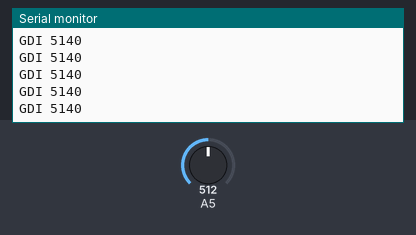
Simulated run of this sketch. Board: Arduino Uno, built with avr-gcc and run on an emulated ATmega328P. Parts: the last lines printed to the serial monitor. The inputs (shaded band) are chosen by the test bench; at power-on: A5 = 512.

Above: at 4.2 s.
4.3 s: A5 set to 8
At 5.1 s:
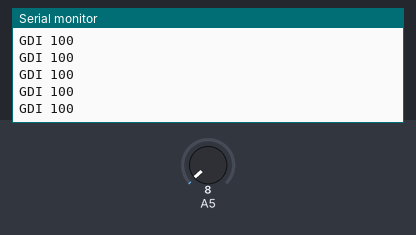
5.8 s: A5 set to 5
At 6.5 s:
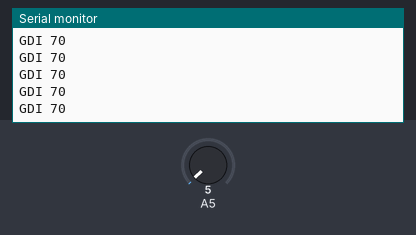
8.8 s: A5 set to 999
At 9.3 s:
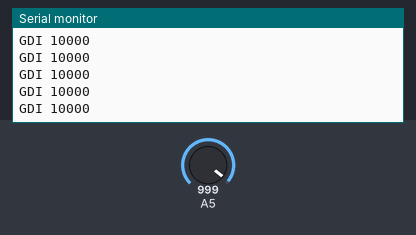
10.3 s: A5 set to 1009
At 10.9 s:
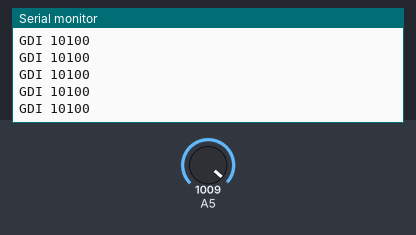
Timing chart, 0 to 12.8 s (numbered marks = the images above; inputs shaded):
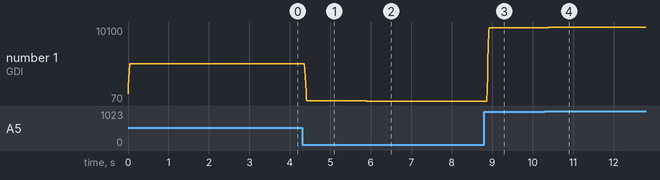

The sketch:

emaTest.ino
```cpp
#define BUFFERSIZE 5
#define TOLERANCE 1000
#define WARNINGTIME 5000
#include <math.h>

int rubberValues[BUFFERSIZE] = {0,};
int lastIndex = 0;
unsigned long startTime = 0;
unsigned long currTime = 0;
int isCounting = 0;
float sum=0;

//extra
float EMA_a = 0.8;
int EMA_S_pre = 0;
int EMA_S = 0;

void setup()
{
 Serial.begin(9600);

 EMA_S_pre = analogRead(A5); //초초초초초초초초초초기값값값값
/*
  for(int i = 0; i < BUFFERSIZE; i++)
  {
    int val = analogRead(A5);
    rubberValues[i] = val;
  }*/
}
void loop()
{
 int rubberVal = analogRead(A5);
 //Serial.print(" current: ");
 //Serial.println(rubberVal);

 ////extra
 EMA_S_pre = (EMA_a*rubberVal) + ((1-EMA_a)*EMA_S_pre);
 sum-=rubberValues[0];
 for(int i = 0; i < BUFFERSIZE - 1; i++){
    rubberValues[i] = rubberValues[i+1];
  }
 rubberValues[BUFFERSIZE-1] = EMA_S_pre;
 sum+=rubberValues[BUFFERSIZE-1];
 EMA_S = sum / BUFFERSIZE + 2;

 Serial.print("GDI ");
 Serial.println(EMA_S*10);

/* rubberValues[lastIndex] = rubberVal;
 lastIndex = (lastIndex+1) % BUFFERSIZE;
 int maxVal = -1;
 int minVal = 9999;
 for(int i = 0; i < BUFFERSIZE; i++)
 {
  if(rubberValues[i] > maxVal)
    maxVal = rubberValues[i];
  else if (rubberValues[i] < minVal)
    minVal = rubberValues[i];
 }*/

///////SQR
/*
  int testNum = maxVal*maxVal - minVal*minVal;
  //testNum = testNum * testNum * testNumM;
  Serial.print(" test: ");
  Serial.print(testNum);
  Serial.print(" min: ");
  Serial.print(minVal);
  Serial.print(" max: ");
  Serial.println(maxVal);*/

////
/*
  int inBound = 0;

  //if(testNUM < TOLERANCE)
  if((float)minVal / maxVal > TOLERANCE)
    inBound = 1;
  else
    inBound = 0;

  if(isCounting)
  {
    if(inBound)
    {
      currTime = millis();
      if(currTime - startTime > WARNINGTIME)
      {
        //Serial.println("Warning!!");
      }
    }
    else
    {
        isCounting = 0;
        currTime = 0;
    }
  }
  else
  {
    if(inBound)
    {
      isCounting = 1;
      startTime = millis();
    }
  }*/
}
```

Measured:
- after the input at 4.3 s, the serial monitor: prints a new line after 0.07 s (image 1)
- after the input at 5.8 s, the serial monitor: prints a new line after 0.07 s (image 2)
- after the input at 8.8 s, the serial monitor: prints a new line after 0.07 s (image 3)
- after the input at 10.3 s, the serial monitor: prints a new line after 0.08 s (image 4)
- plotted number 1: 5140 → 100 after the input at 4.3 s, 100 → 70 after the input at 5.8 s, 70 → 10000 after the input at 8.8 s, 10000 → 10100 after the input at 10.3 s
